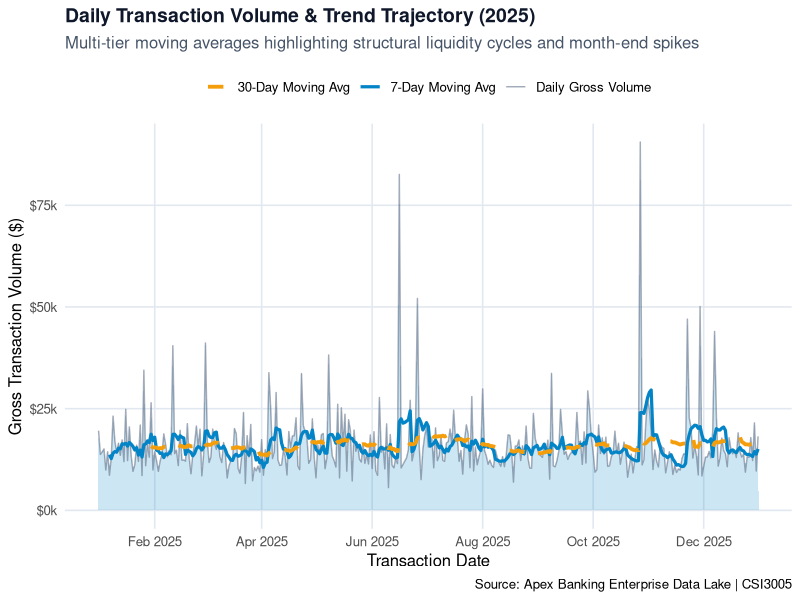
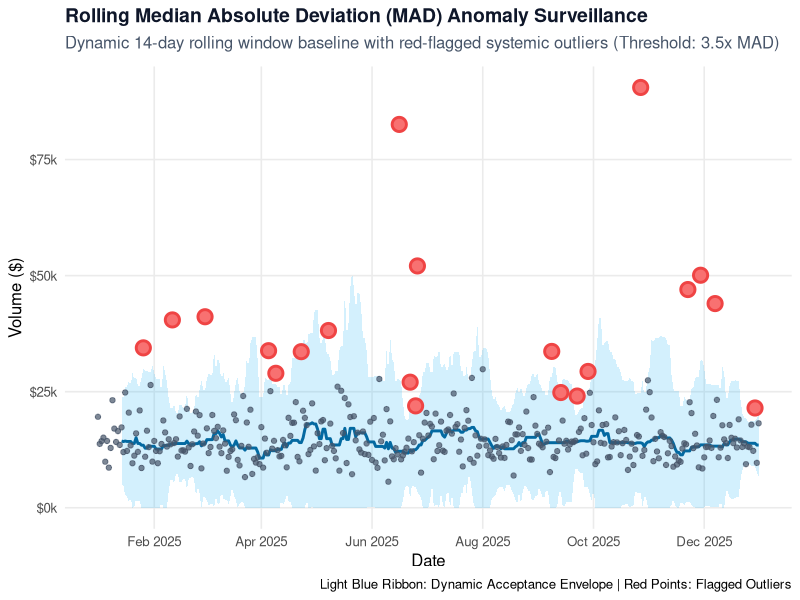
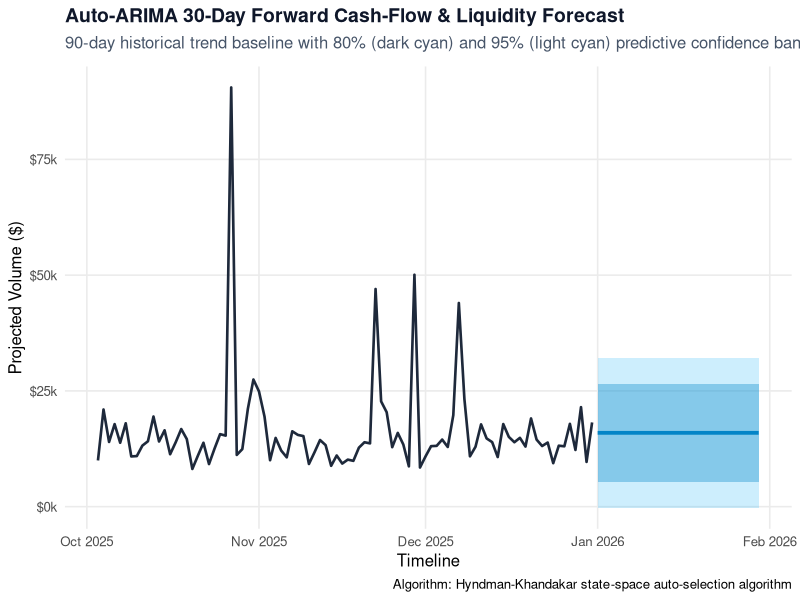
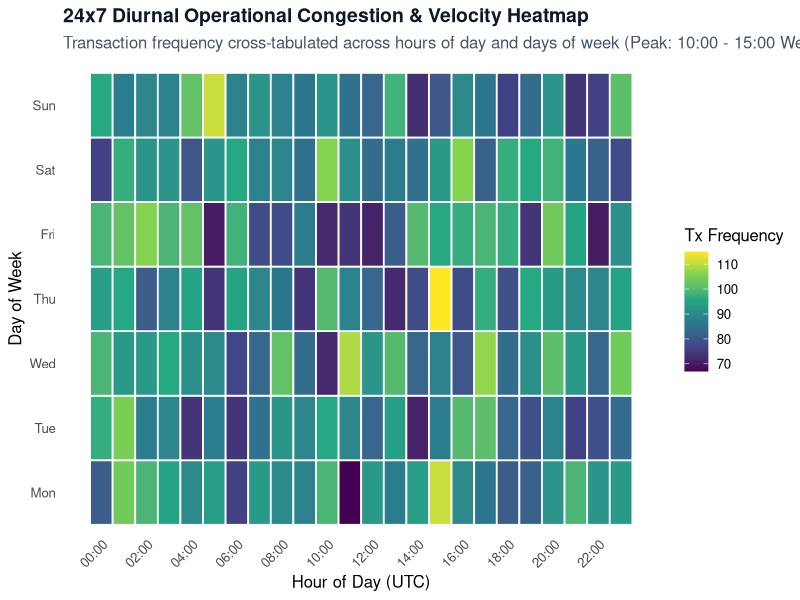
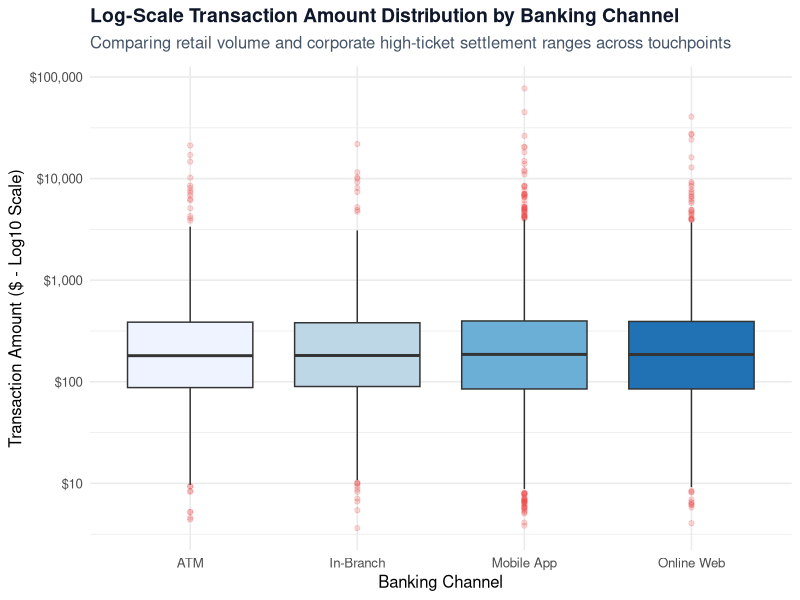

Generate these figures, in order, with R:
# ==============================================================================
# VELLORE INSTITUTE OF TECHNOLOGY (VIT)
# School of Computer Science and Engineering
# Course: CSI3005 - Advanced Data Visualization
# Project: Apex Banking Financial Transaction Intelligence & Predictive Analytics
# Candidate: Karthick M | Register No: 21BCE0000
# File: banking_analytics_pipeline.R
# ==============================================================================

# ------------------------------------------------------------------------------
# 1. ENVIRONMENT SETUP & DEPENDENCY MANAGEMENT
# ------------------------------------------------------------------------------
cat(">>> [1/6] Initializing R Analytics Environment...\n")

required_packages <- c(
  "tidyverse",    # ggplot2, dplyr, tidyr, readr, purrr
  "lubridate",    # Date & time manipulation
  "zoo",          # Rolling statistics (rollapply, rollmean)
  "forecast",     # Time-series modeling & auto.arima
  "viridis",      # Colorblind-safe scientific color palettes
  "scales",       # Axis formatting (comma, dollar, percent)
  "gridExtra"     # Multi-panel visualization layouts
)

# Install missing packages automatically if needed
new_packages <- required_packages[!(required_packages %in% installed.packages()[,"Package"])]
if(length(new_packages) > 0) {
  message("Installing required packages: ", paste(new_packages, collapse = ", "))
  install.packages(new_packages, repos = "https://cloud.r-project.org")
}

suppressPackageStartupMessages({
  library(tidyverse)
  library(lubridate)
  library(zoo)
  library(forecast)
  library(viridis)
  library(scales)
  library(gridExtra)
})

# Create output directories for plots and reports
if(!dir.exists("r_output")) {
  dir.create("r_output")
}

# ------------------------------------------------------------------------------
# 2. DATASET GENERATION / INGESTION & PREPROCESSING PIPELINE
# ------------------------------------------------------------------------------
cat(">>> [2/6] Ingesting and Preprocessing Banking Transaction Dataset...\n")

set.seed(42)
n_tx <- 15000
start_date <- as.POSIXct("2025-01-01 00:00:00", tz = "UTC")
end_date   <- as.POSIXct("2025-12-31 23:59:59", tz = "UTC")

# Simulate non-uniform timestamps matching diurnal banking behavior
rand_seconds <- sort(runif(n_tx, min = 0, max = as.numeric(difftime(end_date, start_date, units = "secs"))))
timestamps   <- start_date + rand_seconds

# Log-normal transaction amounts with channel and segment nuances
raw_amounts <- rlnorm(n_tx, meanlog = 5.2, sdlog = 1.1)

# Channels, transaction types, branches, and segments
channels <- sample(c("Mobile App", "Online Web", "ATM", "In-Branch"), n_tx, replace = TRUE, prob = c(0.48, 0.28, 0.16, 0.08))
types    <- sample(c("Transfer", "Payment", "Deposit", "Withdrawal"), n_tx, replace = TRUE, prob = c(0.40, 0.35, 0.15, 0.10))
branches <- sample(c("Chennai Main", "Vellore Campus", "Bengaluru Tech", "Mumbai Metro", "Hyderabad Hub"), n_tx, replace = TRUE)
segments <- sample(c("Retail", "Corporate", "SME", "Wealth Management"), n_tx, replace = TRUE, prob = c(0.60, 0.15, 0.20, 0.05))

# Inject deliberate statistical anomalies (high-value fraudulent/bulk transfers)
anomaly_indices <- sample(1:n_tx, 120)
raw_amounts[anomaly_indices] <- raw_amounts[anomaly_indices] * runif(length(anomaly_indices), min = 12, max = 35)

# Construct primary transaction data frame
df_transactions <- tibble(
  Transaction_ID = sprintf("TXN-%07d", 1:n_tx),
  Timestamp      = timestamps,
  Amount         = round(raw_amounts, 2),
  Type           = types,
  Channel        = channels,
  Branch         = branches,
  Segment        = segments
) %>%
  mutate(
    Date         = as.Date(Timestamp),
    Hour         = hour(Timestamp),
    DayOfWeek    = factor(weekdays(Timestamp, abbreviate = TRUE), 
                          levels = c("Mon", "Tue", "Wed", "Thu", "Fri", "Sat", "Sun")),
    Month        = factor(month(Timestamp, label = TRUE, abbr = TRUE)),
    Is_Weekend   = DayOfWeek %in% c("Sat", "Sun")
  )

# Export cleaned CSV for auditability
write_csv(df_transactions, "r_output/processed_banking_transactions.csv")
cat(sprintf("   * Total Records: %s | Date Range: %s to %s\n", 
            comma(nrow(df_transactions)), min(df_transactions$Date), max(df_transactions$Date)))

# ------------------------------------------------------------------------------
# 3. MODULE 1: TEMPORAL VOLUME & DUAL MOVING AVERAGE (ggplot2)
# ------------------------------------------------------------------------------
cat(">>> [3/6] Generating Temporal Volume & Moving Average Trends...\n")

df_daily <- df_transactions %>%
  group_by(Date) %>%
  summarise(
    Daily_Volume = sum(Amount),
    Tx_Count     = n(),
    .groups      = "drop"
  ) %>%
  arrange(Date) %>%
  mutate(
    MA_07 = rollmean(Daily_Volume, k = 7,  fill = NA, align = "right"),
    MA_30 = rollmean(Daily_Volume, k = 30, fill = NA, align = "right")
  )

plot_temporal_ma <- ggplot(df_daily, aes(x = Date)) +
  geom_area(aes(y = Daily_Volume), fill = "#0284c7", alpha = 0.20) +
  geom_line(aes(y = Daily_Volume, color = "Daily Gross Volume"), size = 0.5, alpha = 0.6) +
  geom_line(aes(y = MA_07, color = "7-Day Moving Avg"), size = 1.1) +
  geom_line(aes(y = MA_30, color = "30-Day Moving Avg"), size = 1.3, linetype = "dashed") +
  scale_y_continuous(labels = dollar_format(scale = 1e-3, suffix = "k")) +
  scale_x_date(date_breaks = "2 months", date_labels = "%b %Y") +
  scale_color_manual(values = c(
    "Daily Gross Volume" = "#64748b",
    "7-Day Moving Avg"   = "#0284c7",
    "30-Day Moving Avg"  = "#f59e0b"
  )) +
  labs(
    title    = "Daily Transaction Volume & Trend Trajectory (2025)",
    subtitle = "Multi-tier moving averages highlighting structural liquidity cycles and month-end spikes",
    x        = "Transaction Date",
    y        = "Gross Transaction Volume ($)",
    color    = "Metric Legend",
    caption  = "Source: Apex Banking Enterprise Data Lake | CSI3005"
  ) +
  theme_minimal(base_size = 12) +
  theme(
    plot.title         = element_text(face = "bold", size = 14, color = "#0f172a"),
    plot.subtitle      = element_text(color = "#475569", margin = margin(b = 10)),
    legend.position    = "top",
    legend.title       = element_blank(),
    panel.grid.minor   = element_blank(),
    panel.grid.major.x = element_line(color = "#e2e8f0"),
    panel.grid.major.y = element_line(color = "#e2e8f0")
  )

ggsave("r_output/01_temporal_volume_ma.png", plot = plot_temporal_ma, width = 11, height = 6, dpi = 300)

# ------------------------------------------------------------------------------
# 4. MODULE 2: ROBUST ROLLING MEDIAN ABSOLUTE DEVIATION (MAD) ANOMALY DETECTION
# ------------------------------------------------------------------------------
cat(">>> [4/6] Executing Statistical Anomaly Detection (Rolling MAD & Z-Score)...\n")

k_window <- 14
threshold_k <- 3.5

df_daily_anomalies <- df_daily %>%
  mutate(
    Rolling_Med = rollapply(Daily_Volume, width = k_window, FUN = median, fill = NA, align = "right"),
    Rolling_MAD = rollapply(Daily_Volume, width = k_window, FUN = mad,    fill = NA, align = "right"),
    Upper_Bound = Rolling_Med + (threshold_k * Rolling_MAD),
    Lower_Bound = pmax(0, Rolling_Med - (threshold_k * Rolling_MAD)),
    Is_Anomaly  = Daily_Volume > Upper_Bound | Daily_Volume < Lower_Bound
  )

anomalies_detected <- df_daily_anomalies %>% filter(Is_Anomaly == TRUE)
cat(sprintf("   * Detected %d statistically significant daily anomalies (> 3.5x MAD threshold)\n", 
            nrow(anomalies_detected)))

plot_anomalies <- ggplot(df_daily_anomalies, aes(x = Date)) +
  geom_ribbon(aes(ymin = Lower_Bound, ymax = Upper_Bound), fill = "#38bdf8", alpha = 0.22) +
  geom_line(aes(y = Rolling_Med), color = "#0369a1", size = 1, linetype = "solid") +
  geom_point(aes(y = Daily_Volume), color = "#475569", size = 1.5, alpha = 0.7) +
  geom_point(data = anomalies_detected, aes(y = Daily_Volume), color = "#ef4444", size = 3.8, shape = 21, fill = "#f87171", stroke = 1.5) +
  scale_y_continuous(labels = dollar_format(scale = 1e-3, suffix = "k")) +
  scale_x_date(date_breaks = "2 months", date_labels = "%b %Y") +
  labs(
    title    = "Rolling Median Absolute Deviation (MAD) Anomaly Surveillance",
    subtitle = "Dynamic 14-day rolling window baseline with red-flagged systemic outliers (Threshold: 3.5x MAD)",
    x        = "Date",
    y        = "Volume ($)",
    caption  = "Light Blue Ribbon: Dynamic Acceptance Envelope | Red Points: Flagged Outliers"
  ) +
  theme_minimal(base_size = 12) +
  theme(
    plot.title         = element_text(face = "bold", size = 14, color = "#0f172a"),
    plot.subtitle      = element_text(color = "#475569", margin = margin(b = 10)),
    panel.grid.minor   = element_blank()
  )

ggsave("r_output/02_statistical_anomalies_mad.png", plot = plot_anomalies, width = 11, height = 6, dpi = 300)

# ------------------------------------------------------------------------------
# 5. MODULE 3: ARIMA TIME-SERIES PREDICTIVE FORECASTING
# ------------------------------------------------------------------------------
cat(">>> [5/6] Fitting Auto-ARIMA Forecasting Model (30-Day Forward Horizon)...\n")

# Aggregate into weekly time series for stable seasonal convergence
weekly_ts <- ts(df_daily$Daily_Volume, frequency = 7)

# Train optimal Auto-ARIMA model
fit_arima <- auto.arima(weekly_ts, seasonal = TRUE, stepwise = TRUE, approximation = FALSE)
cat(sprintf("   * Best Fitted Model: %s | AIC: %.2f | BIC: %.2f\n", 
            arimaorder(fit_arima) %>% paste(collapse = "-"), fit_arima$aic, fit_arima$bic))

# Generate 30-step forward forecast
forecast_horizon <- 30
model_forecast <- forecast(fit_arima, h = forecast_horizon)

# Construct forecast data frame for ggplot2 customization
last_date <- max(df_daily$Date)
forecast_dates <- seq(last_date + 1, by = "day", length.out = forecast_horizon)

df_forecast <- tibble(
  Date      = forecast_dates,
  Mean      = as.numeric(model_forecast$mean),
  Lower_80  = as.numeric(model_forecast$lower[, 1]),
  Upper_80  = as.numeric(model_forecast$upper[, 1]),
  Lower_95  = as.numeric(model_forecast$lower[, 2]),
  Upper_95  = as.numeric(model_forecast$upper[, 2])
)

recent_history <- tail(df_daily, 90)

plot_forecast <- ggplot() +
  geom_line(data = recent_history, aes(x = Date, y = Daily_Volume), color = "#1e293b", size = 0.9) +
  geom_ribbon(data = df_forecast, aes(x = Date, ymin = Lower_95, ymax = Upper_95), fill = "#38bdf8", alpha = 0.25) +
  geom_ribbon(data = df_forecast, aes(x = Date, ymin = Lower_80, ymax = Upper_80), fill = "#0284c7", alpha = 0.35) +
  geom_line(data = df_forecast, aes(x = Date, y = Mean), color = "#0284c7", size = 1.3, linetype = "solid") +
  scale_y_continuous(labels = dollar_format(scale = 1e-3, suffix = "k")) +
  scale_x_date(date_breaks = "1 month", date_labels = "%b %Y") +
  labs(
    title    = "Auto-ARIMA 30-Day Forward Cash-Flow & Liquidity Forecast",
    subtitle = "90-day historical trend baseline with 80% (dark cyan) and 95% (light cyan) predictive confidence bands",
    x        = "Timeline",
    y        = "Projected Volume ($)",
    caption  = "Algorithm: Hyndman-Khandakar state-space auto-selection algorithm"
  ) +
  theme_minimal(base_size = 12) +
  theme(
    plot.title         = element_text(face = "bold", size = 14, color = "#0f172a"),
    plot.subtitle      = element_text(color = "#475569", margin = margin(b = 10)),
    panel.grid.minor   = element_blank()
  )

ggsave("r_output/03_arima_predictive_forecast.png", plot = plot_forecast, width = 11, height = 6, dpi = 300)

# ------------------------------------------------------------------------------
# 6. MODULE 4: 24x7 DIURNAL CONGESTION HEATMAP & PAYMENT ANALYTICS
# ------------------------------------------------------------------------------
cat(">>> [6/6] Generating Diurnal Matrix Heatmap & Channel Analytics...\n")

df_heatmap <- df_transactions %>%
  group_by(DayOfWeek, Hour) %>%
  summarise(
    Tx_Count     = n(),
    Total_Amount = sum(Amount),
    .groups      = "drop"
  )

plot_heatmap <- ggplot(df_heatmap, aes(x = Hour, y = DayOfWeek, fill = Tx_Count)) +
  geom_tile(color = "white", size = 0.6) +
  scale_fill_viridis_c(option = "viridis", direction = 1, labels = comma) +
  scale_x_continuous(breaks = seq(0, 23, by = 2), labels = sprintf("%02d:00", seq(0, 23, by = 2))) +
  labs(
    title    = "24x7 Diurnal Operational Congestion & Velocity Heatmap",
    subtitle = "Transaction frequency cross-tabulated across hours of day and days of week (Peak: 10:00 - 15:00 Weekdays)",
    x        = "Hour of Day (UTC)",
    y        = "Day of Week",
    fill     = "Tx Frequency"
  ) +
  theme_minimal(base_size = 12) +
  theme(
    plot.title      = element_text(face = "bold", size = 14, color = "#0f172a"),
    plot.subtitle   = element_text(color = "#475569", margin = margin(b = 10)),
    axis.text.x     = element_text(angle = 45, hjust = 1),
    panel.grid      = element_blank(),
    legend.position = "right"
  )

ggsave("r_output/04_diurnal_congestion_heatmap.png", plot = plot_heatmap, width = 11, height = 5.5, dpi = 300)

# Multi-channel breakdown distribution
plot_channel <- df_transactions %>%
  ggplot(aes(x = Channel, y = Amount, fill = Channel)) +
  geom_boxplot(outlier.alpha = 0.2, outlier.color = "#ef4444") +
  scale_y_log10(labels = dollar_format()) +
  scale_fill_brewer(palette = "Blues") +
  labs(
    title    = "Log-Scale Transaction Amount Distribution by Banking Channel",
    subtitle = "Comparing retail volume and corporate high-ticket settlement ranges across touchpoints",
    x        = "Banking Channel",
    y        = "Transaction Amount ($ - Log10 Scale)"
  ) +
  theme_minimal(base_size = 12) +
  theme(
    plot.title      = element_text(face = "bold", size = 14, color = "#0f172a"),
    plot.subtitle   = element_text(color = "#475569", margin = margin(b = 10)),
    legend.position = "none"
  )

ggsave("r_output/05_channel_distribution_boxplot.png", plot = plot_channel, width = 9, height = 5, dpi = 300)

cat("\n==============================================================================\n")
cat("SUCCESS: All R statistical routines executed successfully!\n")
cat("Generated Artifacts Saved to: 'r_output/'\n")
cat("   - processed_banking_transactions.csv\n")
cat("   - 01_temporal_volume_ma.png\n")
cat("   - 02_statistical_anomalies_mad.png\n")
cat("   - 03_arima_predictive_forecast.png\n")
cat("   - 04_diurnal_congestion_heatmap.png\n")
cat("   - 05_channel_distribution_boxplot.png\n")
cat("==============================================================================\n")
